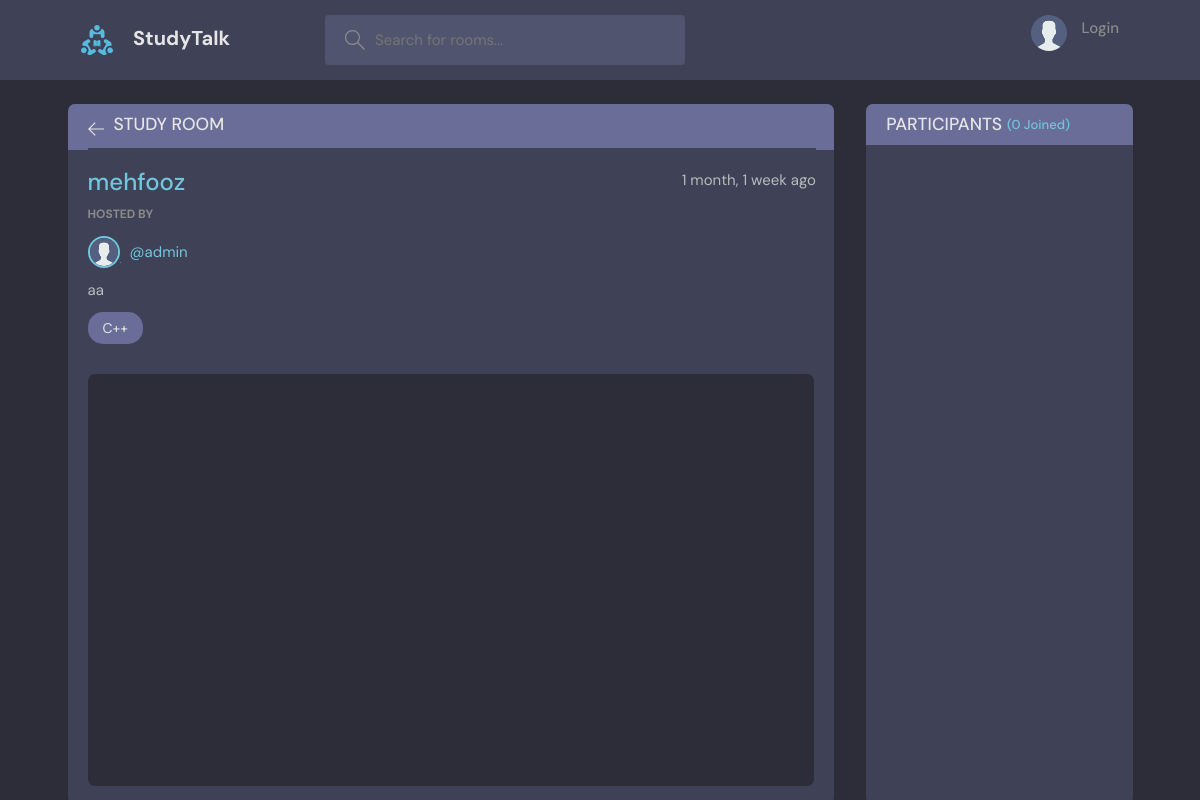
/room/3/, run on an earlier commit of the app's database.
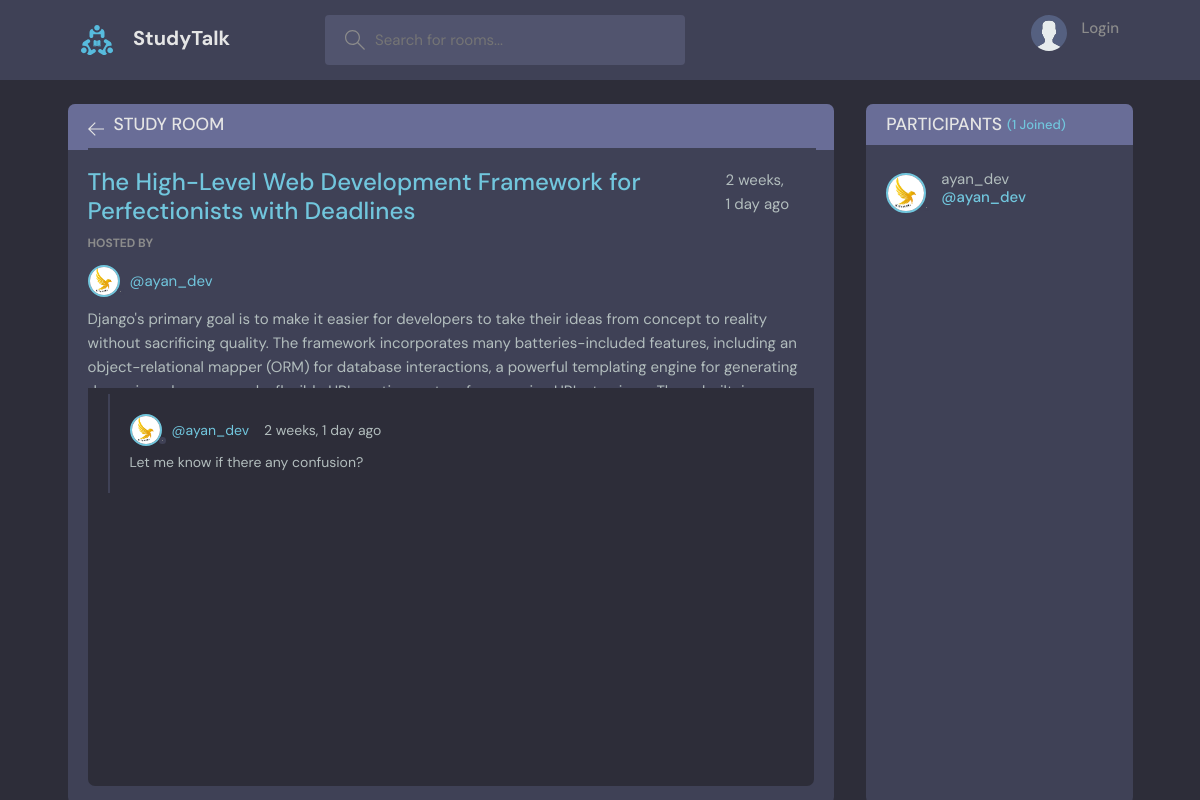
And on a later commit of the database.
### base/models.py (models this page shows, shortened)
class Room(models.Model):
    host = models.ForeignKey(User, on_delete=models.SET_NULL, null=True)
    topic = models.ForeignKey(Topic, on_delete=models.SET_NULL, null=True)
    name = models.CharField(max_length=200)
    description = models.TextField(null=True, blank=True)
    participants = models.ManyToManyField(User, related_name='participants', blank=True)
    updated = models.DateTimeField(auto_now=True)
    created = models.DateTimeField(auto_now_add=True)
    class Meta:
        ordering = ['-updated', '-created']

class User(AbstractUser):
    name = models.CharField(max_length=200, null=True)
    email = models.EmailField(unique=True, null=True)
    bio = models.TextField(null=True)
    avatar = models.ImageField(null=True, default='avatar.svg')
    REQUIRED_FIELDS = []

class Topic(models.Model):
    name = models.CharField(max_length=200)
    def __str__(self):
        return self.name

class Message(models.Model):
    user = models.ForeignKey(User, on_delete=models.CASCADE)
    room = models.ForeignKey(Room, on_delete=models.CASCADE)
    body = models.TextField()
    updated = models.DateTimeField(auto_now=True)
    created = models.DateTimeField(auto_now_add=True)
    class Meta:
        ordering = ['-updated', '-created']

### base/views.py (the view, shortened to what this page needs)
# urls.py: path('room/<str:pk>/', views.room, name='room'),
def room(request, pk):
    room = Room.objects.get(id=pk)
    room_messages = room.message_set.all() #.order_by('-created')
    participants = room.participants.all()
    context = {'room':room, 'room_messages':room_messages, 'participants':participants}
    return render(request, 'base/room.html', context)

### base/templates/base/room.html (shortened to what this page needs)
{% extends 'base/main.html' %}
{% block content %}
     <main class="profile-page layout layout--2">
        <div class="container">
          <div class="room">
            <div class="room__top">
              <div class="room__topLeft">
                <a href="{% url 'home' %}">
                  <svg version="1.1" xmlns="http://www.w3.org/2000/svg" width="32" height="32" viewBox="0 0 32 32">
                    <title>arrow-left</title>
                    <path
                      d="M13.723 2.286l-13.723 13.714 13.719 13.714 1.616-1.611-10.96-10.96h27.625v-2.286h-27.625l10.965-10.965-1.616-1.607z"
                    ></path>
                  </svg>
                </a>
                <h3>Study Room</h3>
              </div>
            </div>
            <div class="room__box scroll">
              <div class="room__header scroll">
                <div class="room__info">
                  <h3>{{room.name}}</h3>
                  <span>{{room.created|timesince}} ago</span>
                </div>
                <div class="room__hosted">
                  <p>Hosted By</p>
                  <a href="{% url 'user-profile' room.host.id %}" class="room__author">
                    <div class="avatar avatar--small">
                      <img src="{{room.host.avatar.url}}" />
                    </div>
                    <span>@{{room.host.username}}</span>
                  </a>
                </div>
                <div class="room__details">
                  {{room.description}}
                </div>
                <span class="room__topics">{{room.topic}}</span>
              </div>
              <div class="room__conversation">
                <div class="threads scroll">
                {% for message in room_messages %}
                  <div class="thread">
                    <div class="thread__top">
                      <div class="thread__author">
                        <a href="{% url 'user-profile' message.user.id %}" class="thread__authorInfo">
                          <div class="avatar avatar--small">
                            <img src="{{message.user.avatar.url}}" />
                          </div>
                          <span>@{{message.user.username}}</span>
                        </a>
                        <span class="thread__date">{{message.created|timesince}} ago</span>
                      </div>
                    </div>
                    <div class="thread__details">
                      {{message.body}}
                    </div>
                  </div>
                {% endfor %}
                </div>
              </div>
            </div>
          </div>
          <div class="participants">
            <h3 class="participants__top">Participants <span>({{participants.count}} Joined)</span></h3>
            <div class="participants__list scroll">
            {% for user in participants %}
              <a href="{% url 'user-profile' user.id %}" class="participant">
                <div class="avatar avatar--medium">
                  <img src="{{user.avatar.url}}" />
                </div>
                <p>
                  {{user.username}}
                  <span>@{{user.username}}</span>
                </p>
              </a>
            {% endfor %}
            </div>
          </div>
        </div>
      </main>
{% endblock content %}

What changed in the data, as far as the page shows it:
changed Room: name "mehfooz" → "The High-Level Web Development Framework for Perfectionists with Deadlines"; created "1 month, 1 week" → "2 weeks, 1 day"; host.avatar: picture added in place of a placeholder; host.username "admin" → "ayan_dev"; description "aa" → "Django's primary goal is to make it easier for developers to take their ideas from concept to reality without sacrificing quality. The framework incorporates many batteries-included features, including an object-relational mapper (ORM) for database interactions, a powerful templating engine for generating…"; topic "C++" → (not shown)
added Message: user.avatar (picture), user.username "ayan_dev", created "2 weeks, 1 day", body "Let me know if there any confusion?"
now on this page (row edited): User: avatar (picture), username "ayan_dev"
Also different on the page:
{{ participants.count }}: "0" → "1"
